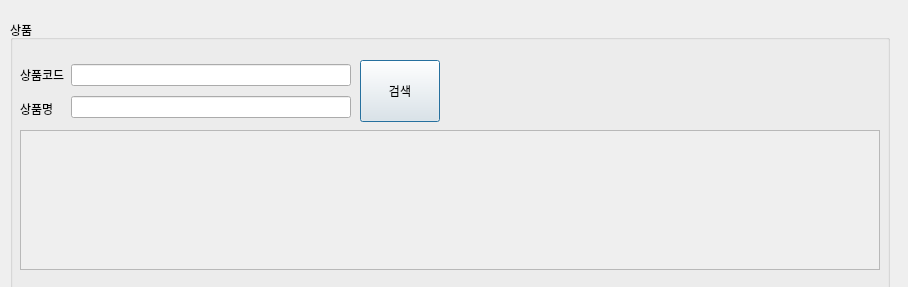
<?xml version="1.0" encoding="UTF-8"?>
<ui version="4.0">
 <class>Dialog</class>
 <widget class="QDialog" name="Dialog">
  <property name="geometry">
   <rect>
    <x>0</x>
    <y>0</y>
    <width>908</width>
    <height>287</height>
   </rect>
  </property>
  <property name="windowTitle">
   <string>Dialog</string>
  </property>
  <widget class="QGroupBox" name="groupBox_8">
   <property name="geometry">
    <rect>
     <x>10</x>
     <y>20</y>
     <width>880</width>
     <height>450</height>
    </rect>
   </property>
   <property name="palette">
    <palette>
     <active>
      <colorrole role="Text">
       <brush brushstyle="SolidPattern">
        <color alpha="255">
         <red>255</red>
         <green>0</green>
         <blue>0</blue>
        </color>
       </brush>
      </colorrole>
     </active>
     <inactive>
      <colorrole role="Text">
       <brush brushstyle="SolidPattern">
        <color alpha="255">
         <red>255</red>
         <green>0</green>
         <blue>0</blue>
        </color>
       </brush>
      </colorrole>
     </inactive>
     <disabled>
      <colorrole role="Text">
       <brush brushstyle="SolidPattern">
        <color alpha="255">
         <red>120</red>
         <green>120</green>
         <blue>120</blue>
        </color>
       </brush>
      </colorrole>
     </disabled>
    </palette>
   </property>
   <property name="title">
    <string>상품 </string>
   </property>
   <property name="flat">
    <bool>true</bool>
   </property>
   <widget class="QScrollArea" name="scrollArea_8">
    <property name="geometry">
     <rect>
      <x>10</x>
      <y>110</y>
      <width>860</width>
      <height>140</height>
     </rect>
    </property>
    <property name="widgetResizable">
     <bool>true</bool>
    </property>
    <widget class="QWidget" name="scrollAreaWidgetContents_12">
     <property name="geometry">
      <rect>
       <x>0</x>
       <y>0</y>
       <width>858</width>
       <height>138</height>
      </rect>
     </property>
     <widget class="QWidget" name="gridLayoutWidget_8">
      <property name="geometry">
       <rect>
        <x>0</x>
        <y>0</y>
        <width>861</width>
        <height>131</height>
       </rect>
      </property>
      <layout class="QGridLayout" name="gridLayout_8"/>
     </widget>
    </widget>
   </widget>
   <widget class="QWidget" name="horizontalLayoutWidget_13">
    <property name="geometry">
     <rect>
      <x>10</x>
      <y>40</y>
      <width>331</width>
      <height>63</height>
     </rect>
    </property>
    <layout class="QHBoxLayout" name="horizontalLayout_25">
     <item>
      <layout class="QVBoxLayout" name="verticalLayout_10">
       <item>
        <widget class="QLabel" name="label_22">
         <property name="enabled">
          <bool>true</bool>
         </property>
         <property name="text">
          <string>상품코드</string>
         </property>
        </widget>
       </item>
       <item>
        <widget class="QLabel" name="label_23">
         <property name="enabled">
          <bool>true</bool>
         </property>
         <property name="autoFillBackground">
          <bool>false</bool>
         </property>
         <property name="text">
          <string>상품명</string>
         </property>
        </widget>
       </item>
      </layout>
     </item>
     <item>
      <layout class="QVBoxLayout" name="verticalLayout_11">
       <item>
        <widget class="QLineEdit" name="lineEdit_18"/>
       </item>
       <item>
        <widget class="QLineEdit" name="lineEdit_19"/>
       </item>
      </layout>
     </item>
    </layout>
   </widget>
   <widget class="QPushButton" name="pushButton_7">
    <property name="geometry">
     <rect>
      <x>350</x>
      <y>40</y>
      <width>80</width>
      <height>62</height>
     </rect>
    </property>
    <property name="text">
     <string>검색</string>
    </property>
   </widget>
  </widget>
 </widget>
 <resources/>
 <connections/>
</ui>
